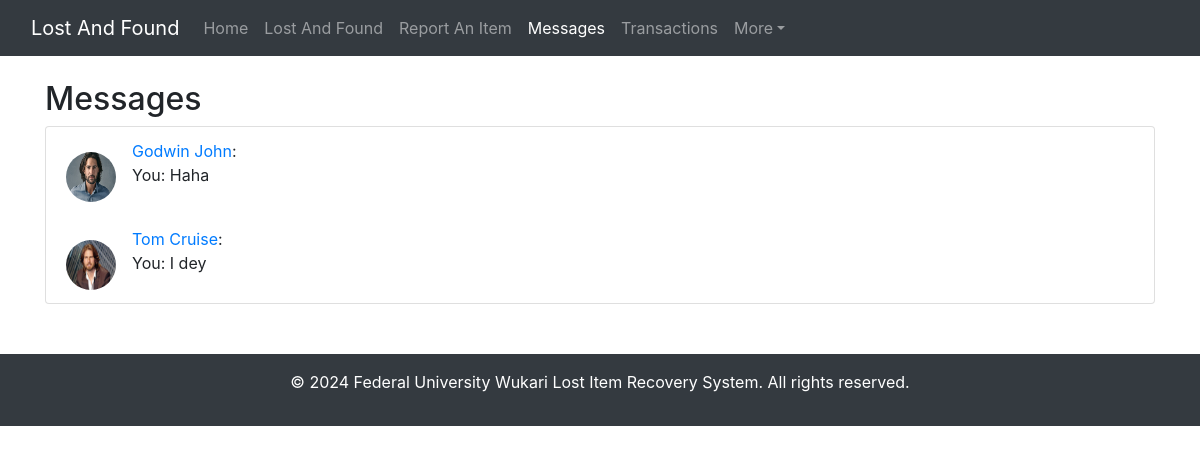
The page /project-code/messages.php (signed in) on the database its author committed.
### tables this page shows
CREATE TABLE `users` (
  `user_id` int(11) NOT NULL,
  `type` varchar(5) NOT NULL,
  `first_name` varchar(50) NOT NULL,
  `middle_name` varchar(50) DEFAULT NULL,
  `last_name` varchar(50) NOT NULL,
  `email` varchar(100) NOT NULL,
  `phone_number` varchar(20) NOT NULL,
  `gender` enum('Male','Female','Other') NOT NULL,
  `matriculation_number` varchar(20) NOT NULL,
  `password` varchar(255) NOT NULL,
  `profile_picture` varchar(255) DEFAULT NULL,
  `verification_status` text DEFAULT 'unverified',
  `account_status` varchar(10) DEFAULT 'enabled',
  `verification_document` varchar(255) NOT NULL
);

CREATE TABLE `private_messages` (
  `message_id` int(11) NOT NULL,
  `sender_id` int(11) NOT NULL,
  `receiver_id` int(11) NOT NULL,
  `message_text` text NOT NULL,
  `timestamp` timestamp NOT NULL DEFAULT current_timestamp()
);

### project-code/messages.php (the view, shortened to what this page needs)
<?php
include("header.php");
include('includes/dbh.inc.php');
$user_id = $_SESSION['user_id'];
$sql = "SELECT DISTINCT receiver_id, sender_id, MAX(timestamp) AS last_timestamp
        FROM private_messages
        WHERE receiver_id = '$user_id' OR sender_id = '$user_id'
        GROUP BY receiver_id, sender_id
        ORDER BY last_timestamp DESC";
$result = $conn->query($sql);
?>
<div class="container mt-4">
    <h2>Messages</h2>
    <?php
    if ($result->num_rows > 0) {
        echo '<ul class="list-group">';
        $displayed_users = [];
        while ($row = $result->fetch_assoc()) {
            $other_user_id = ($row['receiver_id'] == $user_id) ? $row['sender_id'] : $row['receiver_id'];
            if (!in_array($other_user_id, $displayed_users)) {
                $user_info_sql = "SELECT first_name, last_name, profile_picture FROM users WHERE user_id = '$other_user_id'";
                $user_info_result = $conn->query($user_info_sql);
                if ($user_info_result->num_rows > 0) {
                    $user_info = $user_info_result->fetch_assoc();
                    $other_user_name = $user_info['first_name'] . ' ' . $user_info['last_name'];
                    $other_user_profile_picture = "assets/images/profile_pictures/" . $user_info['profile_picture'];
                    $last_message_sql = "SELECT message_text, sender_id FROM private_messages
                                         WHERE (sender_id = '$user_id' AND receiver_id = '$other_user_id')
                                         OR (sender_id = '$other_user_id' AND receiver_id = '$user_id')
                                         ORDER BY timestamp DESC
                                         LIMIT 1";
                    $last_message_result = $conn->query($last_message_sql);
                    if ($last_message_result->num_rows > 0) {
                        $last_message_data = $last_message_result->fetch_assoc();
                        $last_message_text = $last_message_data['message_text'];
                        $is_from_user = ($last_message_data['sender_id'] == $user_id);
                        echo '<li class="list-group-item">';
                        echo '<img class="msg-upic rounded-circle" src="' . $other_user_profile_picture . '" alt="' . $other_user_name . '" style="width: 50px; height: 50px;">';
                        echo '<div class="d-inline-block ml-3">';
                        echo '<p><a class="msg-uname" href="private_chat.php?other_user_id='. $other_user_id . '">' . $other_user_name . '</a>: <br>';
                        echo ($is_from_user ? 'You: ' : '') . $last_message_text . '</p>';
                        echo '</div>';
                        echo '</li>';
                        $displayed_users[] = $other_user_id;
                    }
                }
            }
        }
        echo '</ul>';
    } else {
        echo '<p>You do not have any messages yet.</p>';
    }
    ?>
</div>
<?php include("footer.php"); ?>

### project-code/assets/css/style.css (style rules this page uses)
body { display: flex; flex-direction: column; width: 100%; margin: 0; padding: 0; position: absolute; background-color: #cfcfcf; background-repeat: no-repeat; background-size: cover; background-attachment: fixed; font-family: 'Times New Roman'; font-size: medium; }

### project-code/assets/css/navbar.css (style rules this page uses)
body { padding-bottom: 20px; }

### rows shown on the page
users: profile_picture (picture), other_user_name "Godwin John"
private_messages: message_text "Haha"
users: profile_picture (picture), other_user_name "Tom Cruise"
private_messages: message_text "I dey"
